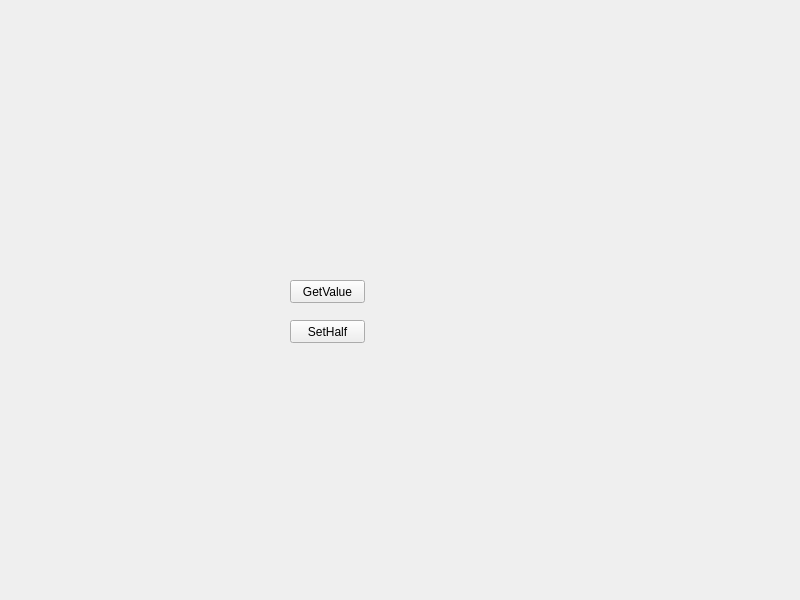
<?xml version="1.0" encoding="UTF-8"?>
<ui version="4.0">
 <class>Widget</class>
 <widget class="QWidget" name="Widget">
  <property name="geometry">
   <rect>
    <x>0</x>
    <y>0</y>
    <width>800</width>
    <height>600</height>
   </rect>
  </property>
  <property name="windowTitle">
   <string>Widget</string>
  </property>
  <widget class="SmallWidget" name="widget" native="true">
   <property name="geometry">
    <rect>
     <x>120</x>
     <y>160</y>
     <width>451</width>
     <height>51</height>
    </rect>
   </property>
  </widget>
  <widget class="QPushButton" name="BtnGetValue">
   <property name="geometry">
    <rect>
     <x>290</x>
     <y>280</y>
     <width>75</width>
     <height>23</height>
    </rect>
   </property>
   <property name="text">
    <string>GetValue</string>
   </property>
  </widget>
  <widget class="QPushButton" name="BtnSetHalf">
   <property name="geometry">
    <rect>
     <x>290</x>
     <y>320</y>
     <width>75</width>
     <height>23</height>
    </rect>
   </property>
   <property name="text">
    <string>SetHalf</string>
   </property>
  </widget>
 </widget>
 <customwidgets>
  <customwidget>
   <class>SmallWidget</class>
   <extends>QWidget</extends>
   <header location="global">smallwidget.h</header>
   <container>1</container>
  </customwidget>
 </customwidgets>
 <resources/>
 <connections/>
</ui>
